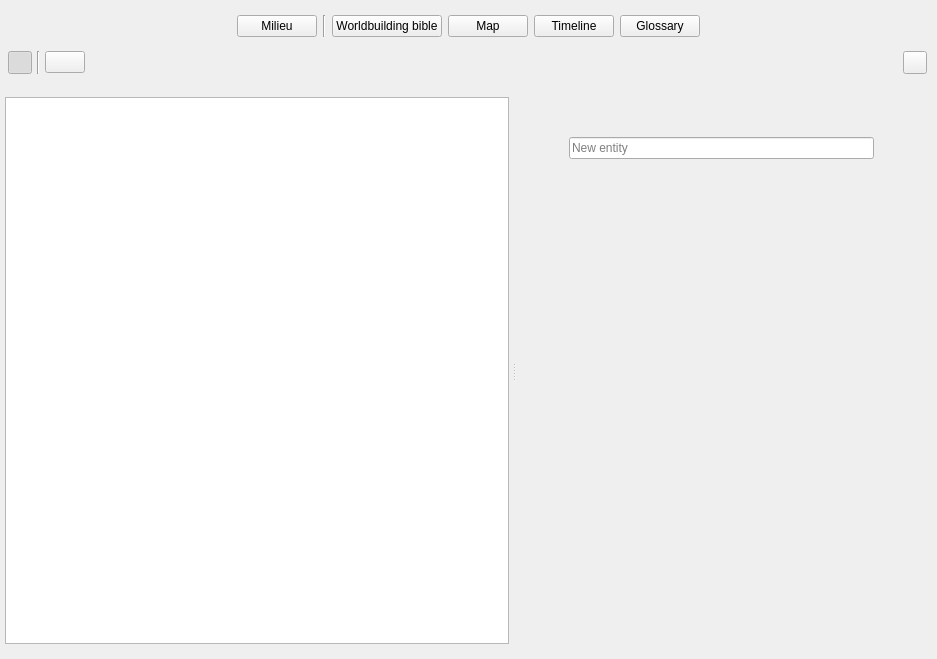
<?xml version="1.0" encoding="UTF-8"?>
<ui version="4.0">
 <class>WorldBuildingView</class>
 <widget class="QWidget" name="WorldBuildingView">
  <property name="geometry">
   <rect>
    <x>0</x>
    <y>0</y>
    <width>937</width>
    <height>659</height>
   </rect>
  </property>
  <property name="windowTitle">
   <string>Form</string>
  </property>
  <property name="bg" stdset="0">
   <bool>true</bool>
  </property>
  <layout class="QVBoxLayout" name="verticalLayout_3">
   <property name="spacing">
    <number>3</number>
   </property>
   <property name="leftMargin">
    <number>0</number>
   </property>
   <property name="topMargin">
    <number>15</number>
   </property>
   <property name="rightMargin">
    <number>0</number>
   </property>
   <property name="bottomMargin">
    <number>0</number>
   </property>
   <item>
    <widget class="QWidget" name="wdgButtonsHeader" native="true">
     <layout class="QHBoxLayout" name="horizontalLayout_4">
      <property name="leftMargin">
       <number>0</number>
      </property>
      <property name="topMargin">
       <number>0</number>
      </property>
      <property name="rightMargin">
       <number>0</number>
      </property>
      <property name="bottomMargin">
       <number>2</number>
      </property>
      <item>
       <spacer name="horizontalSpacer_5">
        <property name="orientation">
         <enum>Qt::Horizontal</enum>
        </property>
        <property name="sizeHint" stdset="0">
         <size>
          <width>40</width>
          <height>20</height>
         </size>
        </property>
       </spacer>
      </item>
      <item>
       <widget class="QPushButton" name="btnMilieuView">
        <property name="cursor">
         <cursorShape>PointingHandCursor</cursorShape>
        </property>
        <property name="toolTip">
         <string>Milieu entities</string>
        </property>
        <property name="text">
         <string>Milieu</string>
        </property>
        <property name="shortcut">
         <string>1</string>
        </property>
        <property name="checkable">
         <bool>true</bool>
        </property>
        <property name="checked">
         <bool>false</bool>
        </property>
        <property name="transparent-rounded-bg-on-hover" stdset="0">
         <bool>true</bool>
        </property>
        <property name="secondary-selector" stdset="0">
         <bool>true</bool>
        </property>
        <property name="transparent-magnolia-rounded-bg-on-hover" stdset="0">
         <bool>true</bool>
        </property>
        <attribute name="buttonGroup">
         <string notr="true">buttonGroup</string>
        </attribute>
       </widget>
      </item>
      <item>
       <widget class="Line" name="line_3">
        <property name="orientation">
         <enum>Qt::Vertical</enum>
        </property>
       </widget>
      </item>
      <item>
       <widget class="QPushButton" name="btnWorldView">
        <property name="cursor">
         <cursorShape>PointingHandCursor</cursorShape>
        </property>
        <property name="toolTip">
         <string>Worldbuilding bible with articles</string>
        </property>
        <property name="text">
         <string>Worldbuilding bible</string>
        </property>
        <property name="shortcut">
         <string>1</string>
        </property>
        <property name="checkable">
         <bool>true</bool>
        </property>
        <property name="checked">
         <bool>false</bool>
        </property>
        <property name="transparent-rounded-bg-on-hover" stdset="0">
         <bool>true</bool>
        </property>
        <property name="secondary-selector" stdset="0">
         <bool>true</bool>
        </property>
        <property name="transparent-magnolia-rounded-bg-on-hover" stdset="0">
         <bool>true</bool>
        </property>
        <attribute name="buttonGroup">
         <string notr="true">buttonGroup</string>
        </attribute>
       </widget>
      </item>
      <item>
       <widget class="QPushButton" name="btnMapView">
        <property name="cursor">
         <cursorShape>PointingHandCursor</cursorShape>
        </property>
        <property name="toolTip">
         <string>Map</string>
        </property>
        <property name="text">
         <string>Map</string>
        </property>
        <property name="shortcut">
         <string>3</string>
        </property>
        <property name="checkable">
         <bool>true</bool>
        </property>
        <property name="checked">
         <bool>false</bool>
        </property>
        <property name="transparent-rounded-bg-on-hover" stdset="0">
         <bool>true</bool>
        </property>
        <property name="secondary-selector" stdset="0">
         <bool>true</bool>
        </property>
        <property name="transparent-magnolia-rounded-bg-on-hover" stdset="0">
         <bool>true</bool>
        </property>
        <attribute name="buttonGroup">
         <string notr="true">buttonGroup</string>
        </attribute>
       </widget>
      </item>
      <item>
       <widget class="QPushButton" name="btnHistoryView">
        <property name="cursor">
         <cursorShape>PointingHandCursor</cursorShape>
        </property>
        <property name="toolTip">
         <string>Timeline</string>
        </property>
        <property name="text">
         <string>Timeline</string>
        </property>
        <property name="shortcut">
         <string>3</string>
        </property>
        <property name="checkable">
         <bool>true</bool>
        </property>
        <property name="checked">
         <bool>false</bool>
        </property>
        <property name="transparent-rounded-bg-on-hover" stdset="0">
         <bool>true</bool>
        </property>
        <property name="secondary-selector" stdset="0">
         <bool>true</bool>
        </property>
        <property name="transparent-magnolia-rounded-bg-on-hover" stdset="0">
         <bool>true</bool>
        </property>
        <attribute name="buttonGroup">
         <string notr="true">buttonGroup</string>
        </attribute>
       </widget>
      </item>
      <item>
       <widget class="QPushButton" name="btnGlossaryView">
        <property name="cursor">
         <cursorShape>PointingHandCursor</cursorShape>
        </property>
        <property name="toolTip">
         <string>Glossary</string>
        </property>
        <property name="text">
         <string>Glossary</string>
        </property>
        <property name="shortcut">
         <string>3</string>
        </property>
        <property name="checkable">
         <bool>true</bool>
        </property>
        <property name="checked">
         <bool>false</bool>
        </property>
        <property name="transparent-rounded-bg-on-hover" stdset="0">
         <bool>true</bool>
        </property>
        <property name="secondary-selector" stdset="0">
         <bool>true</bool>
        </property>
        <property name="transparent-magnolia-rounded-bg-on-hover" stdset="0">
         <bool>true</bool>
        </property>
        <attribute name="buttonGroup">
         <string notr="true">buttonGroup</string>
        </attribute>
       </widget>
      </item>
      <item>
       <spacer name="horizontalSpacer_8">
        <property name="orientation">
         <enum>Qt::Horizontal</enum>
        </property>
        <property name="sizeHint" stdset="0">
         <size>
          <width>40</width>
          <height>20</height>
         </size>
        </property>
       </spacer>
      </item>
     </layout>
    </widget>
   </item>
   <item>
    <widget class="QStackedWidget" name="stackedWidget">
     <property name="currentIndex">
      <number>0</number>
     </property>
     <widget class="QWidget" name="pageEntity">
      <property name="bg-image" stdset="0">
       <bool>true</bool>
      </property>
      <layout class="QVBoxLayout" name="verticalLayout_6">
       <property name="spacing">
        <number>3</number>
       </property>
       <property name="leftMargin">
        <number>0</number>
       </property>
       <property name="topMargin">
        <number>0</number>
       </property>
       <property name="rightMargin">
        <number>0</number>
       </property>
       <property name="bottomMargin">
        <number>0</number>
       </property>
       <item>
        <widget class="QWidget" name="wdgEntityToolbar" native="true">
         <property name="sizePolicy">
          <sizepolicy hsizetype="Preferred" vsizetype="Maximum">
           <horstretch>0</horstretch>
           <verstretch>0</verstretch>
          </sizepolicy>
         </property>
         <property name="bg" stdset="0">
          <bool>true</bool>
         </property>
         <layout class="QHBoxLayout" name="horizontalLayout">
          <property name="spacing">
           <number>5</number>
          </property>
          <property name="leftMargin">
           <number>8</number>
          </property>
          <property name="rightMargin">
           <number>10</number>
          </property>
          <property name="bottomMargin">
           <number>5</number>
          </property>
          <item>
           <widget class="QToolButton" name="btnTreeToggle">
            <property name="cursor">
             <cursorShape>PointingHandCursor</cursorShape>
            </property>
            <property name="text">
             <string/>
            </property>
            <property name="checkable">
             <bool>true</bool>
            </property>
            <property name="checked">
             <bool>true</bool>
            </property>
            <property name="base" stdset="0">
             <bool>true</bool>
            </property>
           </widget>
          </item>
          <item>
           <widget class="Line" name="line">
            <property name="orientation">
             <enum>Qt::Vertical</enum>
            </property>
           </widget>
          </item>
          <item>
           <widget class="QPushButton" name="btnNew">
            <property name="maximumSize">
             <size>
              <width>130</width>
              <height>16777215</height>
             </size>
            </property>
            <property name="cursor">
             <cursorShape>PointingHandCursor</cursorShape>
            </property>
            <property name="toolTip">
             <string>Add new article</string>
            </property>
            <property name="text">
             <string/>
            </property>
            <property name="shortcut">
             <string>Ctrl+N</string>
            </property>
            <property name="positive" stdset="0">
             <bool>true</bool>
            </property>
            <property name="base" stdset="0">
             <bool>true</bool>
            </property>
           </widget>
          </item>
          <item>
           <spacer name="horizontalSpacer">
            <property name="orientation">
             <enum>Qt::Horizontal</enum>
            </property>
            <property name="sizeHint" stdset="0">
             <size>
              <width>40</width>
              <height>20</height>
             </size>
            </property>
           </spacer>
          </item>
          <item>
           <widget class="QToolButton" name="btnSettings">
            <property name="cursor">
             <cursorShape>PointingHandCursor</cursorShape>
            </property>
            <property name="text">
             <string/>
            </property>
            <property name="checkable">
             <bool>true</bool>
            </property>
            <property name="base" stdset="0">
             <bool>true</bool>
            </property>
           </widget>
          </item>
         </layout>
        </widget>
       </item>
       <item>
        <widget class="QWidget" name="widget" native="true">
         <layout class="QHBoxLayout" name="horizontalLayout_6">
          <property name="spacing">
           <number>3</number>
          </property>
          <property name="leftMargin">
           <number>0</number>
          </property>
          <property name="topMargin">
           <number>0</number>
          </property>
          <property name="rightMargin">
           <number>0</number>
          </property>
          <property name="bottomMargin">
           <number>0</number>
          </property>
          <item>
           <widget class="QSplitter" name="splitterNav">
            <property name="orientation">
             <enum>Qt::Horizontal</enum>
            </property>
            <property name="handleWidth">
             <number>10</number>
            </property>
            <property name="childrenCollapsible">
             <bool>false</bool>
            </property>
            <widget class="QWidget" name="wdgWorldContainer" native="true">
             <property name="sizePolicy">
              <sizepolicy hsizetype="Preferred" vsizetype="Expanding">
               <horstretch>0</horstretch>
               <verstretch>0</verstretch>
              </sizepolicy>
             </property>
             <layout class="QVBoxLayout" name="verticalLayout_2">
              <property name="spacing">
               <number>3</number>
              </property>
              <property name="leftMargin">
               <number>5</number>
              </property>
              <property name="topMargin">
               <number>15</number>
              </property>
              <property name="rightMargin">
               <number>0</number>
              </property>
              <property name="bottomMargin">
               <number>15</number>
              </property>
              <item>
               <widget class="WorldBuildingTreeView" name="treeWorld">
                <property name="sizePolicy">
                 <sizepolicy hsizetype="Preferred" vsizetype="Expanding">
                  <horstretch>0</horstretch>
                  <verstretch>0</verstretch>
                 </sizepolicy>
                </property>
                <property name="mouseTracking">
                 <bool>true</bool>
                </property>
               </widget>
              </item>
             </layout>
            </widget>
            <widget class="QScrollArea" name="scrollArea">
             <property name="frameShape">
              <enum>QFrame::NoFrame</enum>
             </property>
             <property name="widgetResizable">
              <bool>true</bool>
             </property>
             <widget class="QWidget" name="scrollAreaWidgetContents">
              <property name="geometry">
               <rect>
                <x>0</x>
                <y>0</y>
                <width>402</width>
                <height>577</height>
               </rect>
              </property>
              <property name="sizePolicy">
               <sizepolicy hsizetype="Expanding" vsizetype="Expanding">
                <horstretch>0</horstretch>
                <verstretch>0</verstretch>
               </sizepolicy>
              </property>
              <property name="bg-image" stdset="0">
               <bool>true</bool>
              </property>
              <layout class="QHBoxLayout" name="horizontalLayout_2">
               <property name="spacing">
                <number>3</number>
               </property>
               <property name="leftMargin">
                <number>40</number>
               </property>
               <property name="topMargin">
                <number>15</number>
               </property>
               <property name="rightMargin">
                <number>40</number>
               </property>
               <property name="bottomMargin">
                <number>15</number>
               </property>
               <item>
                <widget class="QFrame" name="wdgCenterEditor">
                 <property name="sizePolicy">
                  <sizepolicy hsizetype="Preferred" vsizetype="Expanding">
                   <horstretch>0</horstretch>
                   <verstretch>0</verstretch>
                  </sizepolicy>
                 </property>
                 <property name="maximumSize">
                  <size>
                   <width>1000</width>
                   <height>16777215</height>
                  </size>
                 </property>
                 <layout class="QVBoxLayout" name="verticalLayout" stretch="0,0">
                  <property name="spacing">
                   <number>5</number>
                  </property>
                  <property name="leftMargin">
                   <number>0</number>
                  </property>
                  <property name="topMargin">
                   <number>40</number>
                  </property>
                  <property name="rightMargin">
                   <number>0</number>
                  </property>
                  <property name="bottomMargin">
                   <number>15</number>
                  </property>
                  <item>
                   <widget class="QWidget" name="wdgNameHeader" native="true">
                    <layout class="QVBoxLayout" name="verticalLayout_7">
                     <property name="spacing">
                      <number>20</number>
                     </property>
                     <property name="leftMargin">
                      <number>10</number>
                     </property>
                     <property name="topMargin">
                      <number>0</number>
                     </property>
                     <property name="rightMargin">
                      <number>10</number>
                     </property>
                     <property name="bottomMargin">
                      <number>10</number>
                     </property>
                     <item>
                      <widget class="QLineEdit" name="lineName">
                       <property name="placeholderText">
                        <string>New entity</string>
                       </property>
                      </widget>
                     </item>
                    </layout>
                   </widget>
                  </item>
                  <item>
                   <spacer name="verticalSpacer">
                    <property name="orientation">
                     <enum>Qt::Vertical</enum>
                    </property>
                    <property name="sizeHint" stdset="0">
                     <size>
                      <width>20</width>
                      <height>40</height>
                     </size>
                    </property>
                   </spacer>
                  </item>
                 </layout>
                </widget>
               </item>
              </layout>
             </widget>
            </widget>
           </widget>
          </item>
          <item>
           <widget class="QWidget" name="wdgSideBar" native="true">
            <property name="sizePolicy">
             <sizepolicy hsizetype="Maximum" vsizetype="Preferred">
              <horstretch>0</horstretch>
              <verstretch>0</verstretch>
             </sizepolicy>
            </property>
            <layout class="QVBoxLayout" name="verticalLayout_8">
             <property name="spacing">
              <number>5</number>
             </property>
             <property name="leftMargin">
              <number>5</number>
             </property>
             <property name="topMargin">
              <number>5</number>
             </property>
             <property name="rightMargin">
              <number>5</number>
             </property>
             <property name="bottomMargin">
              <number>5</number>
             </property>
            </layout>
           </widget>
          </item>
         </layout>
        </widget>
       </item>
      </layout>
     </widget>
     <widget class="QWidget" name="pageMap">
      <layout class="QVBoxLayout" name="verticalLayout_4">
       <property name="spacing">
        <number>0</number>
       </property>
       <property name="leftMargin">
        <number>0</number>
       </property>
       <property name="topMargin">
        <number>0</number>
       </property>
       <property name="rightMargin">
        <number>0</number>
       </property>
       <property name="bottomMargin">
        <number>0</number>
       </property>
      </layout>
     </widget>
     <widget class="QWidget" name="pageGlossary">
      <property name="bg-image" stdset="0">
       <bool>true</bool>
      </property>
      <layout class="QHBoxLayout" name="horizontalLayout_5">
       <property name="spacing">
        <number>3</number>
       </property>
       <property name="leftMargin">
        <number>2</number>
       </property>
       <property name="topMargin">
        <number>25</number>
       </property>
       <property name="rightMargin">
        <number>2</number>
       </property>
       <property name="bottomMargin">
        <number>15</number>
       </property>
       <item>
        <spacer name="horizontalSpacer_4">
         <property name="orientation">
          <enum>Qt::Horizontal</enum>
         </property>
         <property name="sizeType">
          <enum>QSizePolicy::Fixed</enum>
         </property>
         <property name="sizeHint" stdset="0">
          <size>
           <width>40</width>
           <height>20</height>
          </size>
         </property>
        </spacer>
       </item>
       <item>
        <widget class="QWidget" name="wdgGlossaryParent" native="true">
         <property name="maximumSize">
          <size>
           <width>1000</width>
           <height>16777215</height>
          </size>
         </property>
         <property name="relaxed-white-bg" stdset="0">
          <bool>true</bool>
         </property>
         <layout class="QVBoxLayout" name="verticalLayout_5">
          <property name="spacing">
           <number>5</number>
          </property>
          <property name="leftMargin">
           <number>5</number>
          </property>
          <property name="topMargin">
           <number>5</number>
          </property>
          <property name="rightMargin">
           <number>5</number>
          </property>
          <property name="bottomMargin">
           <number>5</number>
          </property>
         </layout>
        </widget>
       </item>
       <item>
        <spacer name="horizontalSpacer_6">
         <property name="orientation">
          <enum>Qt::Horizontal</enum>
         </property>
         <property name="sizeType">
          <enum>QSizePolicy::Fixed</enum>
         </property>
         <property name="sizeHint" stdset="0">
          <size>
           <width>40</width>
           <height>20</height>
          </size>
         </property>
        </spacer>
       </item>
      </layout>
     </widget>
     <widget class="QWidget" name="pageTimeline"/>
     <widget class="QWidget" name="pageMilieu">
      <layout class="QVBoxLayout" name="verticalLayout_13">
       <item>
        <widget class="QWidget" name="widgetMilieuToolbar" native="true">
         <property name="sizePolicy">
          <sizepolicy hsizetype="Preferred" vsizetype="Maximum">
           <horstretch>0</horstretch>
           <verstretch>0</verstretch>
          </sizepolicy>
         </property>
         <layout class="QHBoxLayout" name="horizontalLayout_3">
          <property name="spacing">
           <number>3</number>
          </property>
          <property name="leftMargin">
           <number>8</number>
          </property>
          <property name="bottomMargin">
           <number>5</number>
          </property>
          <item>
           <widget class="QToolButton" name="btnTreeToggleMilieu">
            <property name="cursor">
             <cursorShape>PointingHandCursor</cursorShape>
            </property>
            <property name="toolTip">
             <string>Toggle sidebar</string>
            </property>
            <property name="text">
             <string/>
            </property>
            <property name="checkable">
             <bool>true</bool>
            </property>
            <property name="checked">
             <bool>true</bool>
            </property>
            <property name="base" stdset="0">
             <bool>true</bool>
            </property>
           </widget>
          </item>
          <item>
           <widget class="Line" name="line_2">
            <property name="orientation">
             <enum>Qt::Vertical</enum>
            </property>
           </widget>
          </item>
          <item>
           <widget class="QPushButton" name="btnAddLocation">
            <property name="sizePolicy">
             <sizepolicy hsizetype="Maximum" vsizetype="Fixed">
              <horstretch>0</horstretch>
              <verstretch>0</verstretch>
             </sizepolicy>
            </property>
            <property name="maximumSize">
             <size>
              <width>130</width>
              <height>16777215</height>
             </size>
            </property>
            <property name="cursor">
             <cursorShape>PointingHandCursor</cursorShape>
            </property>
            <property name="toolTip">
             <string>Add new location</string>
            </property>
            <property name="text">
             <string/>
            </property>
            <property name="shortcut">
             <string>Ctrl+N</string>
            </property>
            <property name="positive" stdset="0">
             <bool>true</bool>
            </property>
            <property name="base" stdset="0">
             <bool>true</bool>
            </property>
           </widget>
          </item>
          <item>
           <spacer name="horizontalSpacer_2">
            <property name="orientation">
             <enum>Qt::Horizontal</enum>
            </property>
            <property name="sizeHint" stdset="0">
             <size>
              <width>40</width>
              <height>20</height>
             </size>
            </property>
           </spacer>
          </item>
         </layout>
        </widget>
       </item>
       <item>
        <widget class="QWidget" name="widget_2" native="true">
         <layout class="QHBoxLayout" name="horizontalLayout_9">
          <item>
           <widget class="QSplitter" name="splitterMilieuNav">
            <property name="orientation">
             <enum>Qt::Horizontal</enum>
            </property>
            <property name="childrenCollapsible">
             <bool>false</bool>
            </property>
            <property name="framed" stdset="0">
             <bool>true</bool>
            </property>
            <widget class="QWidget" name="wdgMilieuSidebar" native="true">
             <property name="maximumSize">
              <size>
               <width>16777215</width>
               <height>16777215</height>
              </size>
             </property>
             <property name="bg" stdset="0">
              <bool>true</bool>
             </property>
             <layout class="QVBoxLayout" name="verticalLayout_9">
              <property name="spacing">
               <number>0</number>
              </property>
              <property name="leftMargin">
               <number>10</number>
              </property>
              <property name="topMargin">
               <number>10</number>
              </property>
              <property name="rightMargin">
               <number>0</number>
              </property>
              <property name="bottomMargin">
               <number>0</number>
              </property>
              <item>
               <widget class="LocationsTreeView" name="treeLocations">
                <property name="sizePolicy">
                 <sizepolicy hsizetype="Preferred" vsizetype="Expanding">
                  <horstretch>0</horstretch>
                  <verstretch>0</verstretch>
                 </sizepolicy>
                </property>
                <property name="minimumSize">
                 <size>
                  <width>0</width>
                  <height>0</height>
                 </size>
                </property>
                <property name="maximumSize">
                 <size>
                  <width>16777215</width>
                  <height>16777215</height>
                 </size>
                </property>
                <property name="cursor" stdset="0">
                 <cursorShape>ArrowCursor</cursorShape>
                </property>
                <property name="mouseTracking">
                 <bool>true</bool>
                </property>
                <property name="frameShape">
                 <enum>QFrame::NoFrame</enum>
                </property>
                <property name="bg" stdset="0">
                 <bool>true</bool>
                </property>
               </widget>
              </item>
              <item>
               <widget class="QFrame" name="wdgDocsBottom">
                <property name="frameShape">
                 <enum>QFrame::NoFrame</enum>
                </property>
                <property name="frameShadow">
                 <enum>QFrame::Sunken</enum>
                </property>
                <property name="bottom-bar" stdset="0">
                 <bool>true</bool>
                </property>
                <layout class="QHBoxLayout" name="horizontalLayout_7">
                 <property name="spacing">
                  <number>3</number>
                 </property>
                 <property name="leftMargin">
                  <number>15</number>
                 </property>
                 <property name="topMargin">
                  <number>0</number>
                 </property>
                 <property name="rightMargin">
                  <number>0</number>
                 </property>
                 <property name="bottomMargin">
                  <number>0</number>
                 </property>
                </layout>
               </widget>
              </item>
             </layout>
            </widget>
            <widget class="QScrollArea" name="scrollArea_2">
             <property name="frameShape">
              <enum>QFrame::NoFrame</enum>
             </property>
             <property name="widgetResizable">
              <bool>true</bool>
             </property>
             <widget class="QWidget" name="scrollAreaWidgetContents_2">
              <property name="geometry">
               <rect>
                <x>0</x>
                <y>0</y>
                <width>211</width>
                <height>538</height>
               </rect>
              </property>
              <property name="sizePolicy">
               <sizepolicy hsizetype="Expanding" vsizetype="Expanding">
                <horstretch>0</horstretch>
                <verstretch>0</verstretch>
               </sizepolicy>
              </property>
              <property name="bg-image" stdset="0">
               <bool>true</bool>
              </property>
              <layout class="QHBoxLayout" name="horizontalLayout_8">
               <property name="spacing">
                <number>3</number>
               </property>
               <property name="leftMargin">
                <number>40</number>
               </property>
               <property name="topMargin">
                <number>15</number>
               </property>
               <property name="rightMargin">
                <number>40</number>
               </property>
               <property name="bottomMargin">
                <number>15</number>
               </property>
               <item>
                <widget class="QFrame" name="wdgMilieuCenterEditor">
                 <property name="sizePolicy">
                  <sizepolicy hsizetype="Preferred" vsizetype="Expanding">
                   <horstretch>0</horstretch>
                   <verstretch>0</verstretch>
                  </sizepolicy>
                 </property>
                 <property name="maximumSize">
                  <size>
                   <width>800</width>
                   <height>16777215</height>
                  </size>
                 </property>
                 <property name="frameShape">
                  <enum>QFrame::StyledPanel</enum>
                 </property>
                 <property name="relaxed-white-bg" stdset="0">
                  <bool>false</bool>
                 </property>
                 <property name="large-rounded" stdset="0">
                  <bool>true</bool>
                 </property>
                 <property name="darker-bg" stdset="0">
                  <bool>true</bool>
                 </property>
                 <layout class="QVBoxLayout" name="verticalLayout_10">
                  <property name="spacing">
                   <number>0</number>
                  </property>
                  <property name="leftMargin">
                   <number>0</number>
                  </property>
                  <property name="topMargin">
                   <number>0</number>
                  </property>
                  <property name="rightMargin">
                   <number>0</number>
                  </property>
                  <property name="bottomMargin">
                   <number>0</number>
                  </property>
                 </layout>
                </widget>
               </item>
              </layout>
             </widget>
            </widget>
           </widget>
          </item>
         </layout>
        </widget>
       </item>
      </layout>
     </widget>
    </widget>
   </item>
  </layout>
 </widget>
 <customwidgets>
  <customwidget>
   <class>WorldBuildingTreeView</class>
   <extends>QTreeView</extends>
   <header>plotlyst.view.widget.world</header>
  </customwidget>
  <customwidget>
   <class>LocationsTreeView</class>
   <extends>QTreeView</extends>
   <header>plotlyst.view.widget.world.milieu</header>
  </customwidget>
 </customwidgets>
 <resources/>
 <connections/>
 <buttongroups>
  <buttongroup name="buttonGroup"/>
 </buttongroups>
</ui>
